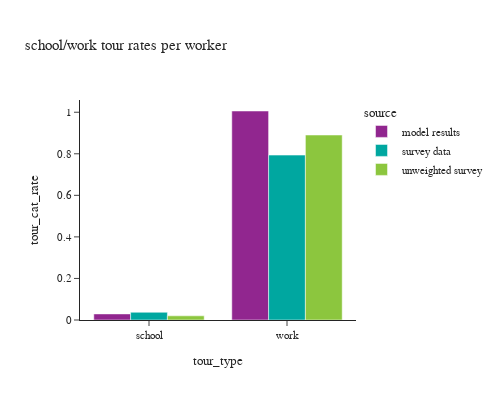
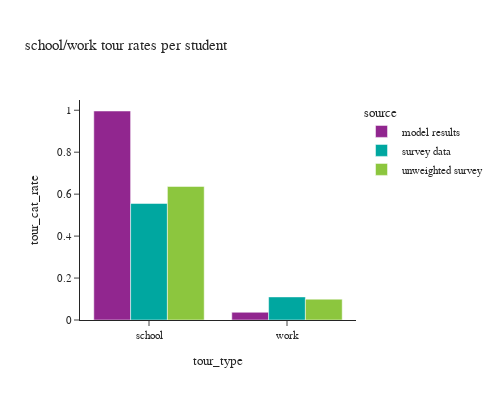

Here is the notebook cell these charts were saved with, in order:
### Code cell
# worker tour rates
df_plot = w_tour_data.groupby(['source','tour_type'])[['tour_weight']].sum().reset_index(). \
    merge(df_worker_count, how='left', on='source')
df_plot['tour_cat_rate'] = df_plot['tour_weight']/df_plot['person_weight']

fig = px.bar(df_plot, x="tour_type", y="tour_cat_rate", color="source",barmode="group",
             title="school/work tour rates per worker")
fig.update_layout(height=400, width=500)
fig.show()

df_plot = s_tour_data.groupby(['source','tour_type'])[['tour_weight']].sum().reset_index(). \
    merge(df_student_count, how='left', on='source')
df_plot['tour_cat_rate'] = df_plot['tour_weight']/df_plot['person_weight']

fig = px.bar(df_plot, x="tour_type", y="tour_cat_rate", color="source",barmode="group",
             title="school/work tour rates per student")
fig.update_layout(height=400, width=500)
fig.show()

### Figure 1 — Plotly figure (JSON) as saved in the notebook; plotly's stock layout.template omitted (floating-point values rounded to 4 significant figures)
{"data": [{"alignmentgroup": "True", "hovertemplate": "source=model results<br>tour_type=%{x}<br>tour_cat_rate=%{y}<extra></extra>", "legendgroup": "model results", "marker": {"color": "#91268F", "pattern": {"shape": ""}}, "name": "model results", "offsetgroup": "model results", "orientation": "v", "showlegend": true, "textposition": "auto", "type": "bar", "x": ["school", "work"], "xaxis": "x", "y": [0.02926, 1.006], "yaxis": "y"}, {"alignmentgroup": "True", "hovertemplate": "source=survey data<br>tour_type=%{x}<br>tour_cat_rate=%{y}<extra></extra>", "legendgroup": "survey data", "marker": {"color": "#00A7A0", "pattern": {"shape": ""}}, "name": "survey data", "offsetgroup": "survey data", "orientation": "v", "showlegend": true, "textposition": "auto", "type": "bar", "x": ["school", "work"], "xaxis": "x", "y": [0.03722, 0.7937], "yaxis": "y"}, {"alignmentgroup": "True", "hovertemplate": "source=unweighted survey<br>tour_type=%{x}<br>tour_cat_rate=%{y}<extra></extra>", "legendgroup": "unweighted survey", "marker": {"color": "#8CC63E", "pattern": {"shape": ""}}, "name": "unweighted survey", "offsetgroup": "unweighted survey", "orientation": "v", "showlegend": true, "textposition": "auto", "type": "bar", "x": ["school", "work"], "xaxis": "x", "y": [0.02008, 0.8903], "yaxis": "y"}], "layout": {"barmode": "group", "height": 400, "legend": {"title": {"text": "source"}, "tracegroupgap": 0}, "title": {"text": "school/work tour rates per worker"}, "width": 500, "xaxis": {"anchor": "y", "domain": [0.0, 1.0], "title": {"text": "tour_type"}}, "yaxis": {"anchor": "x", "domain": [0.0, 1.0], "title": {"text": "tour_cat_rate"}}}}

### Figure 2 — Plotly figure (JSON) as saved in the notebook; plotly's stock layout.template omitted (floating-point values rounded to 4 significant figures)
{"data": [{"alignmentgroup": "True", "hovertemplate": "source=model results<br>tour_type=%{x}<br>tour_cat_rate=%{y}<extra></extra>", "legendgroup": "model results", "marker": {"color": "#91268F", "pattern": {"shape": ""}}, "name": "model results", "offsetgroup": "model results", "orientation": "v", "showlegend": true, "textposition": "auto", "type": "bar", "x": ["school", "work"], "xaxis": "x", "y": [0.9964, 0.03678], "yaxis": "y"}, {"alignmentgroup": "True", "hovertemplate": "source=survey data<br>tour_type=%{x}<br>tour_cat_rate=%{y}<extra></extra>", "legendgroup": "survey data", "marker": {"color": "#00A7A0", "pattern": {"shape": ""}}, "name": "survey data", "offsetgroup": "survey data", "orientation": "v", "showlegend": true, "textposition": "auto", "type": "bar", "x": ["school", "work"], "xaxis": "x", "y": [0.5556, 0.1101], "yaxis": "y"}, {"alignmentgroup": "True", "hovertemplate": "source=unweighted survey<br>tour_type=%{x}<br>tour_cat_rate=%{y}<extra></extra>", "legendgroup": "unweighted survey", "marker": {"color": "#8CC63E", "pattern": {"shape": ""}}, "name": "unweighted survey", "offsetgroup": "unweighted survey", "orientation": "v", "showlegend": true, "textposition": "auto", "type": "bar", "x": ["school", "work"], "xaxis": "x", "y": [0.6368, 0.09935], "yaxis": "y"}], "layout": {"barmode": "group", "height": 400, "legend": {"title": {"text": "source"}, "tracegroupgap": 0}, "title": {"text": "school/work tour rates per student"}, "width": 500, "xaxis": {"anchor": "y", "domain": [0.0, 1.0], "title": {"text": "tour_type"}}, "yaxis": {"anchor": "x", "domain": [0.0, 1.0], "title": {"text": "tour_cat_rate"}}}}
